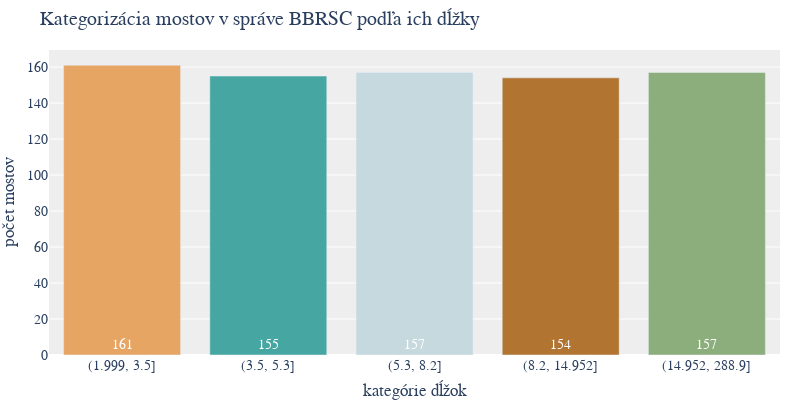

Notebook code for this chart:
### Code cell
import pandas as pd
import plotly.graph_objects as go

# Assuming filtered_bridges and color_palette are defined as before

# Use qcut to divide the data into bins with equal number of bridges in each
filtered_bridges['Quantile_Bin'] = pd.qcut(
    filtered_bridges['Dĺžka_premostenia'], q=5)

# Count the number of bridges in each bin
bin_counts = filtered_bridges['Quantile_Bin'].value_counts().sort_index()

# Create the histogram
fig = go.Figure()

# Adding bin counts as text, positioned at the base of each bar
fig.add_trace(go.Bar(
    # Convert bin interval to string for plotting
    x=bin_counts.index.astype(str),
    y=bin_counts.values,
    text=bin_counts.values,  # Set text to be the bin counts
    textposition='inside',  # Position the text inside the bars
    # Anchor text to the start (bottom for vertical bars)
    insidetextanchor='start',
    textfont=dict(  # Customize the font of the text
        color='white',  # Set text color to white
        size=14  # Match the font size with the rest of the plot
    ),
    marker_color=color_palette[:len(bin_counts)]  # Apply the color palette
))

# Update the layout
fig.update_layout(
    title="Kategorizácia mostov v správe BBRSC podľa ich dĺžky",
    xaxis_title="kategórie dĺžok",
    yaxis_title="počet mostov",
    plot_bgcolor='#EEEEEE',
    font=dict(family="Montserrat, sans-serif", size=14),
    bargap=0.2,
    margin=dict(l=0, r=20, t=50, b=30),  # Adjust margins for tight layout
    width=800,  # Set figure width
    height=400  # Set figure height

)

# Show the plot
fig.show()

### Figure 1 — Plotly figure (JSON) as saved in the notebook; plotly's stock layout.template omitted (floating-point values rounded to 4 significant figures)
{"data": [{"insidetextanchor": "start", "marker": {"color": ["#e7a564", "#46a7a2", "#c6d9df", "#b17431", "#8bae7c"]}, "text": [161, 155, 157, 154, 157], "textfont": {"color": "white", "size": 14}, "textposition": "inside", "type": "bar", "x": ["(1.999, 3.5]", "(3.5, 5.3]", "(5.3, 8.2]", "(8.2, 14.952]", "(14.952, 288.9]"], "y": [161, 155, 157, 154, 157]}], "layout": {"bargap": 0.2, "font": {"family": "Montserrat, sans-serif", "size": 14}, "height": 400, "margin": {"b": 30, "l": 0, "r": 20, "t": 50}, "plot_bgcolor": "#EEEEEE", "title": {"text": "Kategorizácia mostov v správe BBRSC podľa ich dĺžky"}, "width": 800, "xaxis": {"title": {"text": "kategórie dĺžok"}}, "yaxis": {"title": {"text": "počet mostov"}}}}
